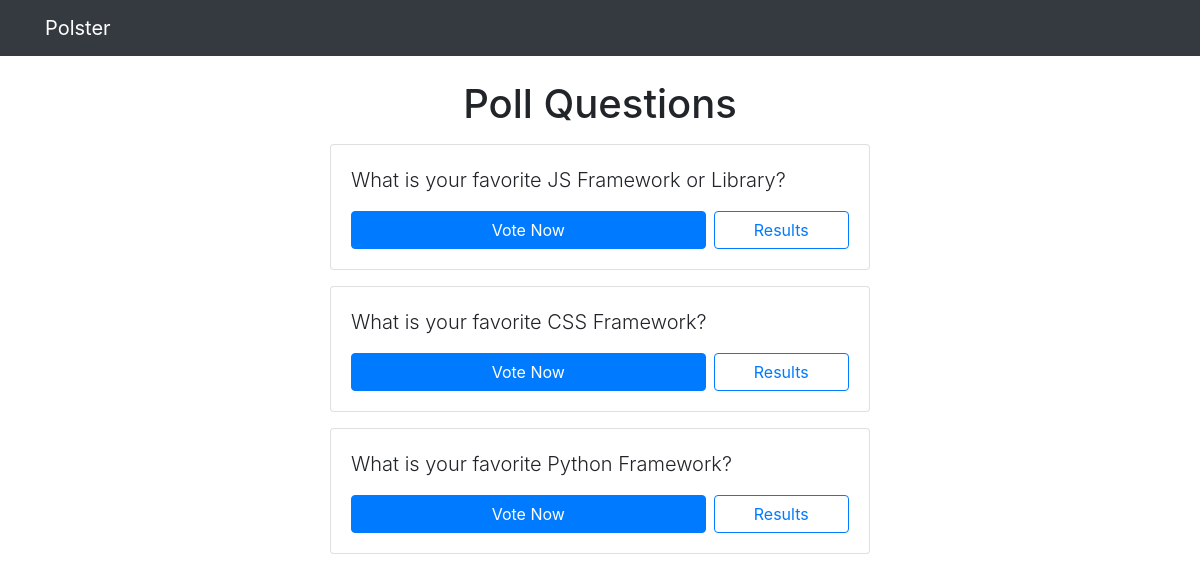
Screenshot of /polls/ with the database file from the repository.
### polls/views.py (the view)
# urls.py: path('', views.index, name='index'),
def index(request):
    template = get_template(request)
    latest_question_list = Question.objects.order_by('-pub_date')[:5]
    print(latest_question_list)
    context = {'title': 'Poll Questions', 'latest_question_list': latest_question_list, 'template': template }
    return render(request, f'{template}/polls/index.html', context)

### polls/views.py (called while the page is built)
def get_template(request):
    if request.GET.get('use') in ['bulma', 'bootstrap']:
        request.session['template'] = request.GET.get('use')
        return request.GET.get('use')
    elif 'template' in request.session:
        return request.session['template']
    else:
        request.session['template'] = 'bootstrap'
        return 'bootstrap'

### templates/bootstrap/polls/index.html (shortened to what this page needs)
{%extends 'bootstrap/layout.html'%}
{%block content%}
<h1 class="text-center mb-3">{{ title }}</h1>
  {% if latest_question_list %}
    {% for question in latest_question_list %}
      <div class="card mb-3">
        <div class="card-body">
          <p class="lead">{{ question.question_text }}</p>
          <div class="buttons d-flex">
            <a href="{% url 'polls:detail' question.id %}" class="btn btn-primary">Vote Now</a>
            <a href="{% url 'polls:results' question.id %}" class="btn btn-outline-primary">Results</a>
          </div>
        </div>
      </div>
    {% endfor %}
  {% else %}
    <p>No polls available</p>
  {% endif %}
{%endblock%}

### templates/bootstrap/polls/index.html (style rules this page uses)
.buttons .btn { flex: 1; text-align: center; }
.buttons .btn:first-child { flex: 3; margin-right: 0.5rem; }

### rows the page displays
Question: question_text "What is your favorite JS Framework or Library?"
Question: question_text "What is your favorite CSS Framework?"
Question: question_text "What is your favorite Python Framework?"

### other values shown
{{ title }} "Poll Questions"
